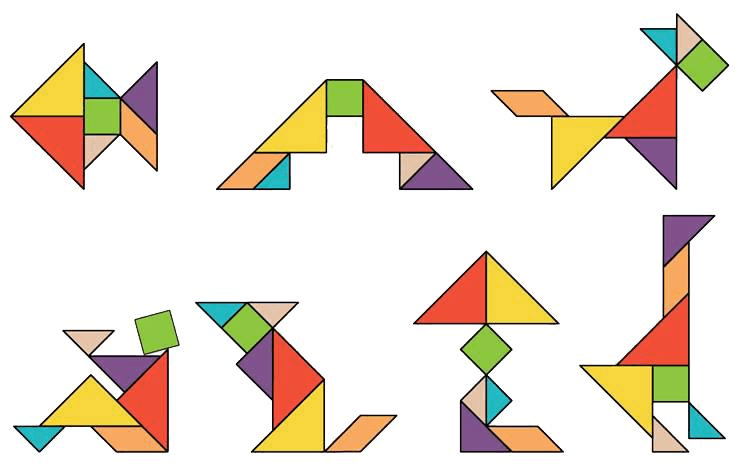
#> input picture CVPR/corner.png, 744 x 469 px
$ python Harris_opencv.py
#> lines starting #> are read from the running program, lines starting #| are printed output that depends on the picture; after the words box and inside, x2 and y2 are one past the last pixel; in counts of white or black regions, pixels touching at a corner belong together
import cv2
import numpy as np


ROTATE = 0
AFFINE = 1

img = cv2.imread('corner.png')
#> img is the input picture: shape (469, 744, 3); mean B, G, R 214.8, 227, 236.7
rows, cols, channel = img.shape
#> rows = 469; cols = 744; channel = 3
# Rotate
if ROTATE == 1:
    T = cv2.getRotationMatrix2D((cols/2, rows/2), 30, 1)
    img = cv2.warpAffine(img, T, (cols, rows))

# Affine
if AFFINE == 1:
    M = np.float32([[1, 0.1, 20], [0.1, 1, 10]])
    img = cv2.warpAffine(img, M, (cols, rows))
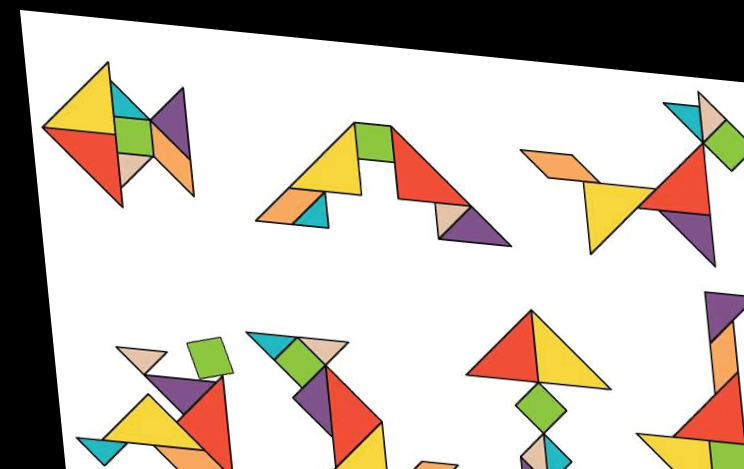
#> img: shape (469, 744, 3); mean B, G, R 180.7, 191.4, 200.4

gray = cv2.cvtColor(img, cv2.COLOR_BGR2GRAY)
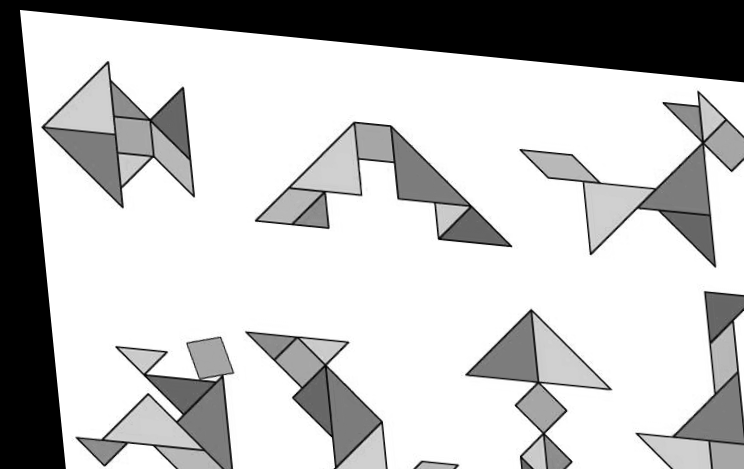
#> gray: shape (469, 744); min 0, max 255, mean 192.9
gray = np.float32(gray)
dst = cv2.cornerHarris(gray, 4, 3, 0.04)
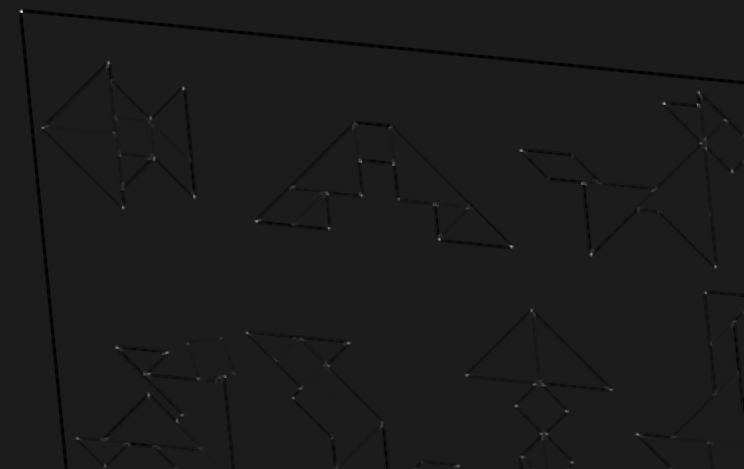
#> dst: shape (469, 744) float32; min -37497636, max 294047136, mean -722062.1; drawn with min black and max white
dst = cv2.dilate(dst, None)
ret, dst = cv2.threshold(dst, 0.01 * dst.max(), 255, 0)
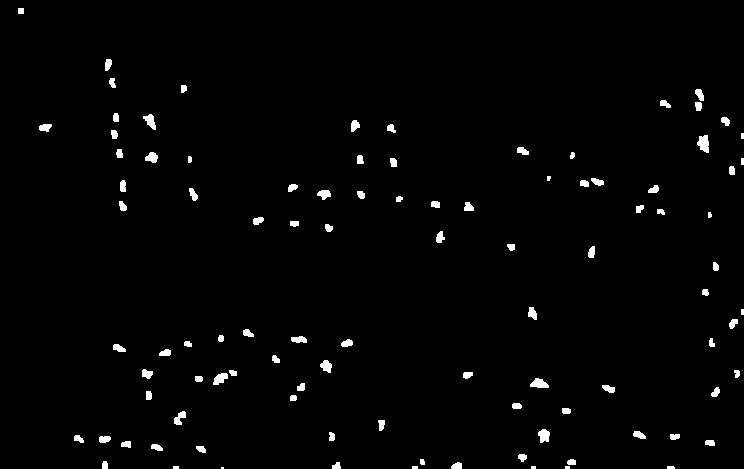
#> dst: shape (469, 744) float32; 1.6% white; 100 white regions (8 under 20 px), largest, box (x1, y1, x2, y2) and area: (697, 135, 709, 153) 155, (530, 378, 549, 388) 130, (538, 429, 550, 443) 123
#> ret = 2940471.4
dst = np.uint8(dst)
img[dst > 0.01*dst.max()] = [0, 0, 255]
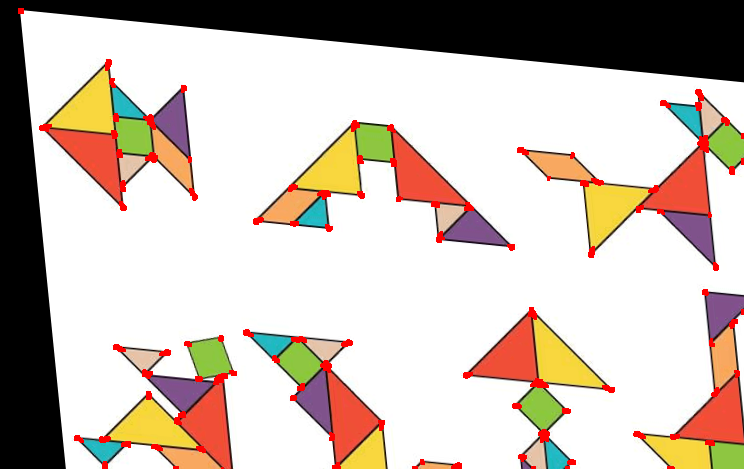
#> img: shape (469, 744, 3); 1.63% of pixels changed, all inside (x1, y1, x2, y2) = (18, 8, 744, 469)
cv2.imshow('Harris', img)

# 找到质心
ret, labels, states, centroids = cv2.connectedComponentsWithStats(dst)
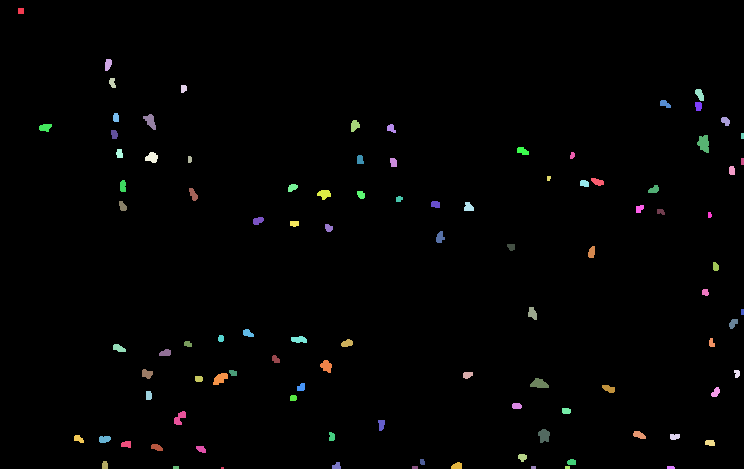
#> labels: shape (469, 744) int32; 101 distinct labels, from 0 to 100; one colour per label, 0 black
#> ret = 101; states = 101 rows, first 6: [0, 0, 744, 469, 343248], [18, 8, 6, 6, 36], [105, 59, 7, 12, 67], [109, 78, 7, 10, 51], [181, 85, 6, 8, 42], [695, 89, 9, 12, 74]; centroids = 101 pairs, first value 20.5 to 742, second value 10.5 to 467.5
# 定义停止和改进角落的标注
criteria = (cv2.TERM_CRITERIA_EPS + cv2.TERM_CRITERIA_MAX_ITER, 100, 0.001)
corners = cv2.cornerSubPix(gray, np.float32(centroids), (5, 5), (-1, -1), criteria)
#> corners = 101 pairs, first value 19.48 to 742.8, second value 9.48 to 468.5

# 现在绘制它们
res = np.hstack((centroids, corners))
#> res = 101 rows, first 6: [371.2, 233.2, 371.2, 233.2], [20.5, 10.5, 19.48, 9.48], [107.7, 64.04, 108, 60.57], [112, 82.37, 109.5, 78.02], [183.2, 88.21, 182.9, 85.87], [699.3, 94.14, 697.1, 90.1]
res = np.int0(res)
#> res = 101 rows, first 6: [371, 233, 371, 233], [20, 10, 19, 9], [107, 64, 107, 60], [112, 82, 109, 78], [183, 88, 182, 85], [699, 94, 697, 90]
img[res[:, 1], res[:, 0]] = [0, 0, 255]  # 红色
#> img: shape (469, 744, 3); under 0.01% of pixels changed, all inside (x1, y1, x2, y2) = (371, 233, 372, 234)
img[res[:, 3], res[:, 2]] = [0, 255, 0]  # 绿色
#> img: shape (469, 744, 3); mean B, G, R 178.8, 189.2, 202.1

# cv2.imwrite('subpixel5.png', img)
cv2.imshow('res', img)
cv2.waitKey(0) & 0xFF
cv2.destroyAllWindows()

if cv2.waitKey(0) & 0xff == 27:
#> (key Esc is pressed here)
        cv2.destroyAllWindows()

$ run again, with CVPR/Harris.png copied over CVPR/corner.png
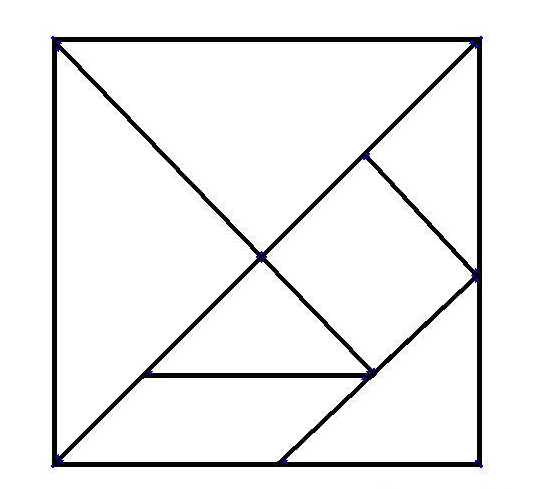
#> input picture CVPR/Harris.png, 542 x 489 px
#> img is the input picture: shape (489, 542, 3); mean B, G, R 239.6, 239.4, 239.4
#> `ret, dst = cv2.threshold(dst, 0.01 * dst.max(), 255, 0)`:
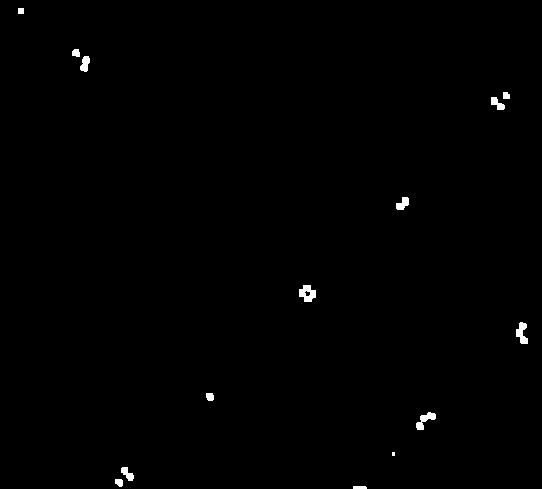
#> dst: shape (489, 542) float32; 0.47% white; 14 white regions (1 under 20 px), largest, box (x1, y1, x2, y2) and area: (299, 285, 316, 302) 191, (416, 412, 436, 430) 163, (516, 322, 528, 344) 162
#> `ret, dst = cv2.threshold(dst, 0.01 * dst.max(), 255, 0)`: ret = 2940471.4
#> `img[dst > 0.01*dst.max()] = [0, 0, 255]`:
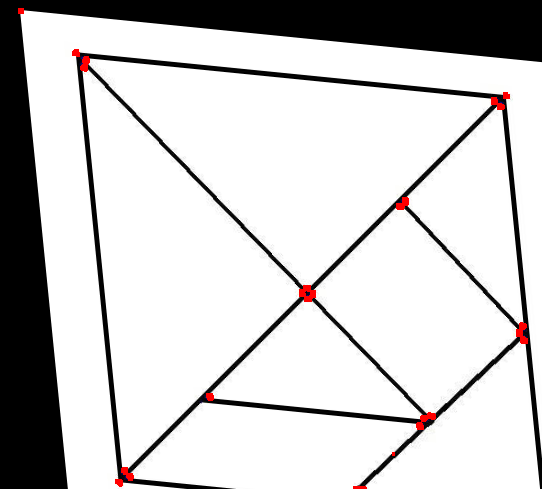
#> img: shape (489, 542, 3); mean B, G, R 202.4, 202.4, 203.6
#> labels: shape (489, 542) int32; 15 distinct labels, from 0 to 14
#> `ret, labels, states, centroids = cv2.connectedComponentsWithStats(dst)`: ret = 15; states = 15 rows, first 6: [0, 0, 542, 489, 263796], [18, 8, 6, 6, 36], [72, 49, 8, 8, 54], [80, 56, 10, 16, 111], [503, 92, 7, 7, 45], [491, 97, 14, 13, 103]; centroids = 15 rows, first 8: [270.3, 243.8], [20.5, 10.5], [75.63, 52.56], [84.72, 63.46], [505.8, 95.22], [497, 103.3], [402.4, 203.4], [307, 293]
#> corners = 15 rows, first 8: [270.3, 243.8], [19.48, 9.48], [74.47, 51.08], [84.72, 63.46], [505.6, 94.1], [497.5, 103.4], [404.9, 206.4], [307, 293]
#> `res = np.hstack((centroids, corners))`: res = 15 rows, first 6: [270.3, 243.8, 270.3, 243.8], [20.5, 10.5, 19.48, 9.48], [75.63, 52.56, 74.47, 51.08], [84.72, 63.46, 84.72, 63.46], [505.8, 95.22, 505.6, 94.1], [497, 103.3, 497.5, 103.4]
#> `res = np.int0(res)`: res = 15 rows, first 6: [270, 243, 270, 243], [20, 10, 19, 9], [75, 52, 74, 51], [84, 63, 84, 63], [505, 95, 505, 94], [496, 103, 497, 103]
